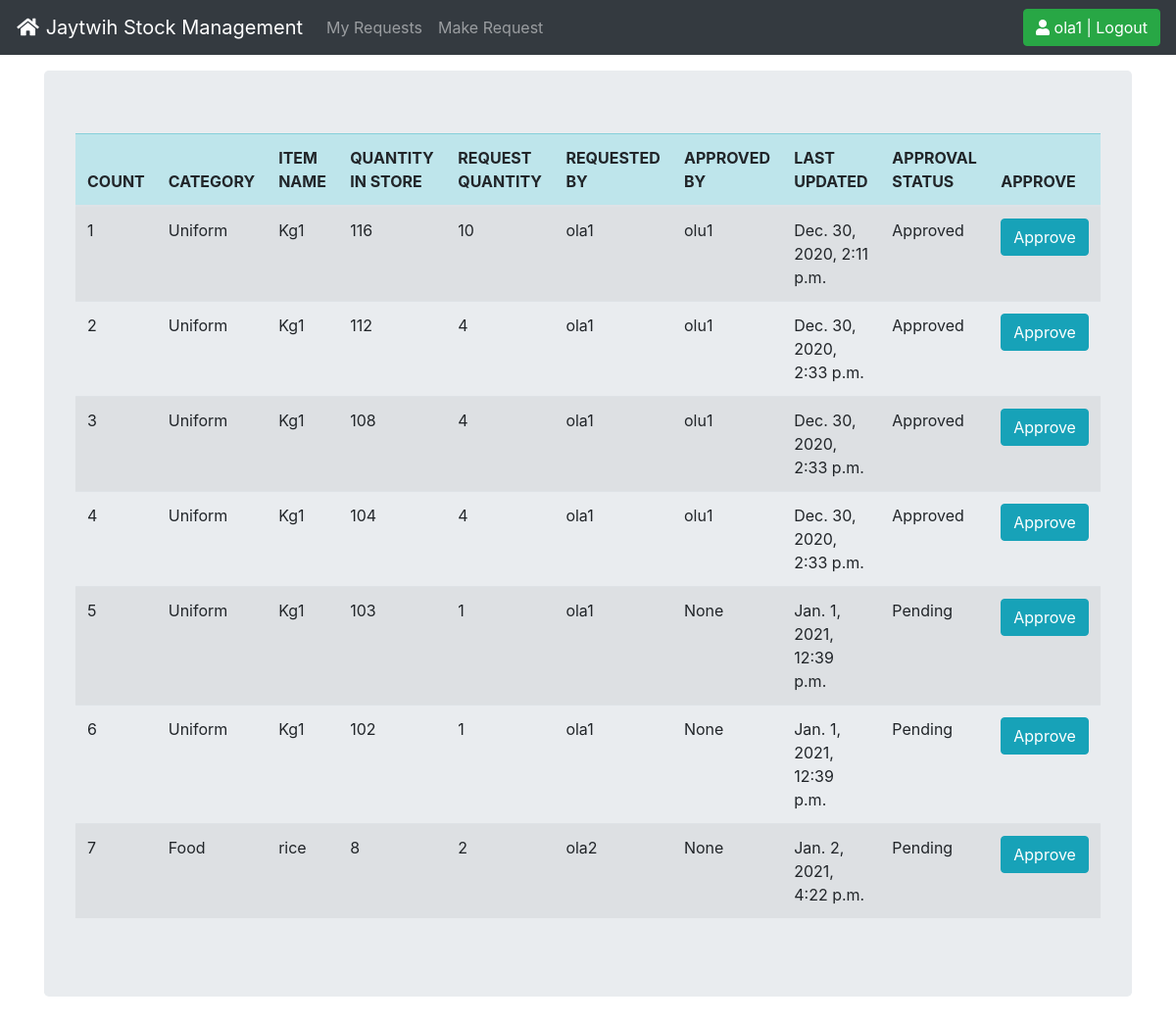
/stock_management/request_list_history/ (signed in), run on the app's committed database.
### accounts/models.py (models this page shows)
class User(AbstractUser):
    is_teacher = models.BooleanField(default=False)
    is_manager = models.BooleanField(default=False)
    first_name = models.CharField(max_length=100)
    last_name = models.CharField(max_length=100)

### stock_management/models.py (models this page shows)
class StockRequestHistory(models.Model):
	category = models.CharField(max_length=50, blank=True, null=True)
	item_name = models.CharField(max_length=50, blank=True, null=True)
	quantity = models.IntegerField(default='0', blank=True, null=True)
	receive_by = models.CharField(max_length=50, blank=True, null=True)
	request_quantity = models.IntegerField(default='0', blank=True, null=True)
	issue_by = models.CharField(max_length=50, blank=True, null=True)
	request_by = models.CharField(max_length=50, blank=True, null=True)
	phone_number = models.CharField(max_length=50, blank=True, null=True)
	created_by = models.CharField(max_length=50, blank=True, null=True)
	reorder_level = models.IntegerField(default='0', blank=True, null=True)
	last_updated = models.DateTimeField(auto_now_add=False, auto_now=False, null=True)
	timestamp = models.DateTimeField(auto_now_add=False, auto_now=False, null=True)
	approval = models.CharField(max_length=10, blank=False, null=False)

### stock_management/views.py (the view)
# urls.py: path('request_list_history/', views.request_list_history, name='request_list_history'),
@login_required
def request_list_history(request):
    title = 'LIST OF ITEMS'
    queryset = StockRequestHistory.objects.all()
    context = {
        "title": title,
        "queryset": queryset,
    }
    return render(request, "list_history.html", context)

### templates/list_history.html (shortened to what this page needs)
{% extends 'base.html' %}
{% block content %}
<div class="display_table">
        <table class="table table-striped">
          <thead class="table-info">
            <tr>
              <th>COUNT</th>
              <th>CATEGORY</th>
              <th>ITEM NAME</th>
              <th>QUANTITY IN STORE</th>
              <th>REQUEST QUANTITY</th>
              <th>REQUESTED BY</th>
              <th>APPROVED BY</th>
              <th>LAST UPDATED</th>
              <th>APPROVAL STATUS</th>
              <th>APPROVE</th>
            </tr>
          </thead>
        {% for instance in queryset %}
            <tr>
              <td>{{forloop.counter}}</td>
              <td>{{instance.category}}</td>
              <td>{{instance.item_name}}</td>
              <td>{{instance.quantity}}</td>
              <td>{{instance.request_quantity}}</td>
              <td>{{instance.request_by}}</td>
              <td>{{instance.issue_by}}</td>
              <td>{{instance.last_updated}}</td>
              <td>{{instance.approval}}</td>
              <td><a href="{% url 'approve_items' instance.id %}"><div class="btn btn-info">Approve</div></a></td>
            </tr>
        {% endfor %}
      </table>
    </div>
{% endblock %}

### templates/base.html (shortened to what this page needs)
{% load static %}
<!doctype html>
<html lang="en">
  <head>
<link href="{% static 'css/bootstrap.min.css' %}" rel="stylesheet">
<link href="{% static 'css/navbar-top-fixed.css' %}" rel="stylesheet">
<link rel="stylesheet" href="https://cdnjs.cloudflare.com/ajax/libs/font-awesome/5.14.0/css/all.min.css">
  </head>
  <body>
    <nav class="navbar navbar-expand-md navbar-dark fixed-top bg-dark">
  <a class="navbar-brand" href="/"><i class="fa fa-home fa-fw"> </i> Jaytwih Stock Management</a>
  <div class="collapse navbar-collapse" id="navbarCollapse">
    <ul class="navbar-nav mr-auto">
      {% if request.user.is_authenticated %}
      <li class="nav-item">
        <a class="nav-link" href="{% url 'list_approval' %}">My Requests</a>
      </li>
      <li class="nav-item">
        <a class="nav-link" href="{% url 'select_item' %}">Make Request</a>
      </li>
      {% endif %}
    </ul>
        <ul class="navbar-nav">
        {% if request.user.is_authenticated %}
          <li><a href="{% url 'logout' %}"><button class="btn btn-success"><i class="fa fa-user"></i> {{ user }} | Logout </button></a></li>
        {% else %}
          <li><a href="{% url 'login' %}"><button class="btn btn-info">  Login <i class="fas fa-sign-in-alt"></i></button></a></li>
        {% endif %}
        </ul>
  </div>
</nav>
<main role="main" class="container">
  <div class="jumbotron">
      {% block content %}
      {% endblock %}
  </div>
</main>
  </body>
</html>

### static/css/navbar-top-fixed.css (style rules this page uses)
body { min-height: 75rem; padding-top: 4.5rem; }

### data on the page
User: username "ola1"
StockRequestHistory: category "Uniform", item_name "Kg1", quantity "116", request_quantity "10", request_by "ola1", issue_by "olu1", last_updated "Dec. 30, 2020, 2:11 p.m.", approval "Approved"
StockRequestHistory: category "Uniform", item_name "Kg1", quantity "112", request_quantity "4", request_by "ola1", issue_by "olu1", last_updated "Dec. 30, 2020, 2:33 p.m.", approval "Approved"
StockRequestHistory: category "Uniform", item_name "Kg1", quantity "108", request_quantity "4", request_by "ola1", issue_by "olu1", last_updated "Dec. 30, 2020, 2:33 p.m.", approval "Approved"
StockRequestHistory: category "Uniform", item_name "Kg1", quantity "104", request_quantity "4", request_by "ola1", issue_by "olu1", last_updated "Dec. 30, 2020, 2:33 p.m.", approval "Approved"
StockRequestHistory: category "Uniform", item_name "Kg1", quantity "103", request_quantity "1", request_by "ola1", issue_by "None", last_updated "Jan. 1, 2021, 12:39 p.m.", approval "Pending"
StockRequestHistory: category "Uniform", item_name "Kg1", quantity "102", request_quantity "1", request_by "ola1", issue_by "None", last_updated "Jan. 1, 2021, 12:39 p.m.", approval "Pending"
StockRequestHistory: category "Food", item_name "rice", quantity "8", request_quantity "2", request_by "ola2", issue_by "None", last_updated "Jan. 2, 2021, 4:22 p.m.", approval "Pending"
